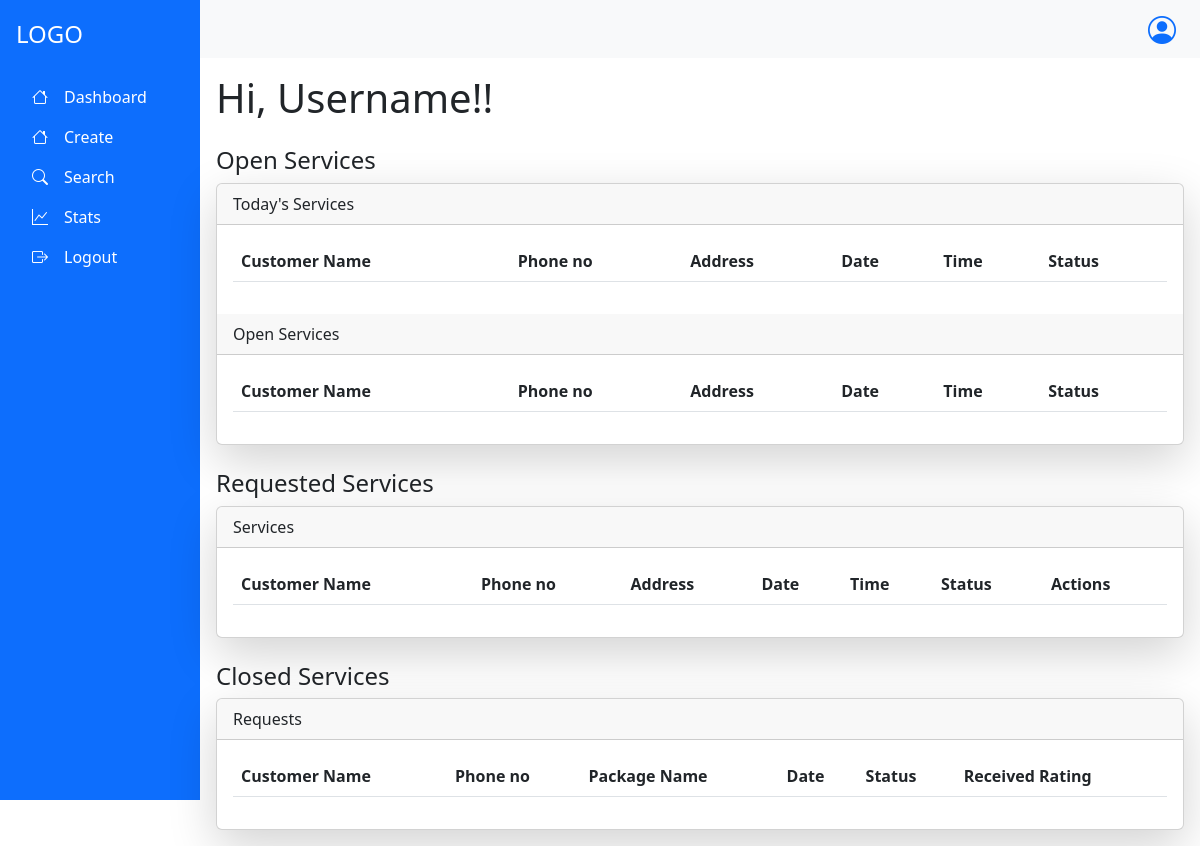
Page /serviceprovider/dashboard (signed in) on the earlier database version.
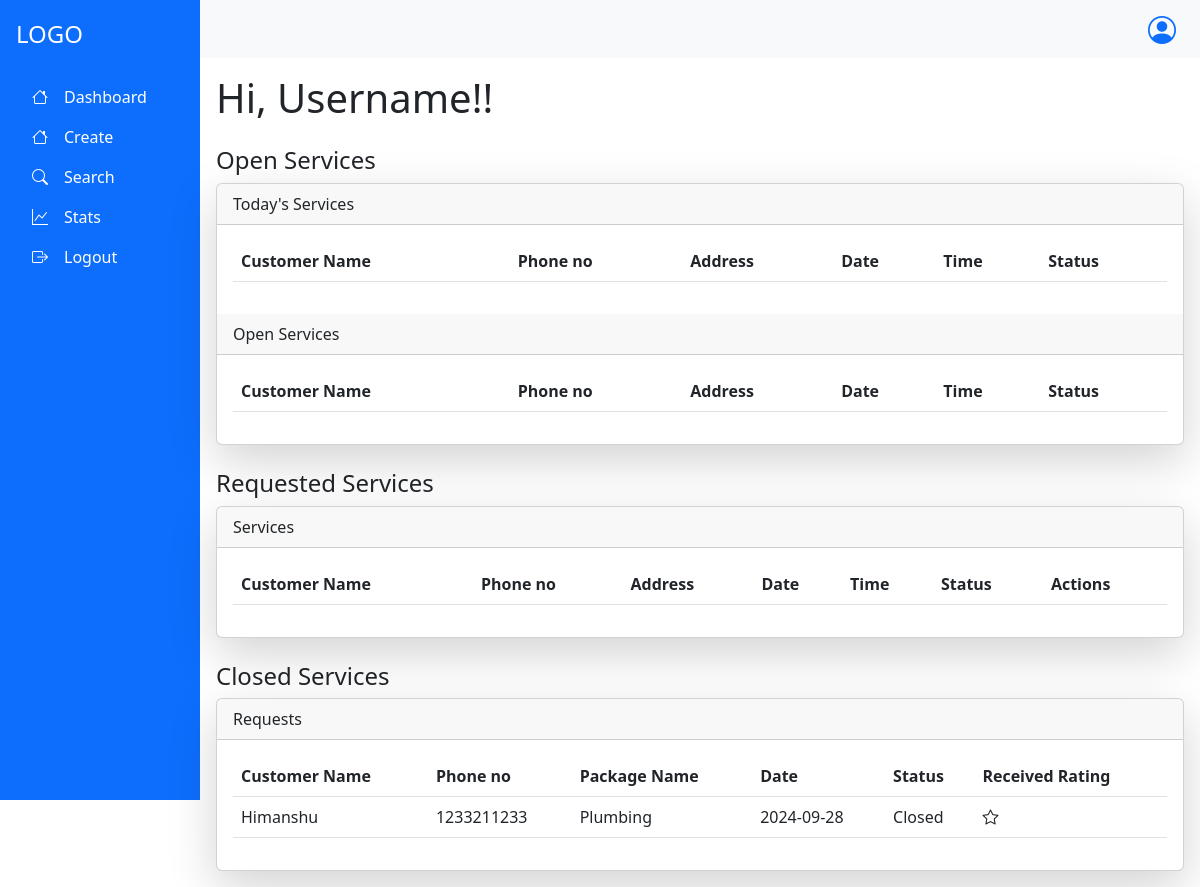
Same page on the later database version.
### app.py (models this page shows, shortened)
class Request(db.Model):
    __tablename__="request"
    r_id=db.Column(db.Integer, primary_key=True, autoincrement= True)
    sp_id=db.Column(db.Integer, db.ForeignKey("serviceprovider.sp_id"),nullable=False)
    c_id=db.Column(db.Integer, db.ForeignKey("customer.c_id"),nullable=False)
    p_id=db.Column(db.Integer, db.ForeignKey("package.p_id"),nullable=False)
    r_date=db.Column(db.String)
    r_time=db.Column(db.String)
    r_address=db.Column(db.String)
    r_city=db.Column(db.String)
    r_message=db.Column(db.String)
    r_status=db.Column(db.String)

class UserMixin:
    def __init__(self,utype):
        self.ut=utype

class Customer(db.Model,UserMixin):
    __tablename__="customer"
    c_id=db.Column(db.Integer, primary_key=True, autoincrement= True)
    c_name=db.Column(db.String,unique=True)
    c_address=db.Column(db.String)
    c_city=db.Column(db.String)
    c_email=db.Column(db.String,unique=True)
    c_password=db.Column(db.String)
    c_phone=db.Column(db.String)
    Sent_Request=db.relationship("Request",backref="cust")

class Package(db.Model):
    __tablename__="package"
    p_id=db.Column(db.Integer, primary_key=True, autoincrement= True)
    p_name=db.Column(db.String,unique=True)
    p_price=db.Column(db.Integer)
    p_description=db.Column(db.String)
    p_rating=db.Column(db.Integer)
    s_id=db.Column(db.Integer, db.ForeignKey("services.s_id"),nullable=False)
    sp_id=db.Column(db.Integer, db.ForeignKey("serviceprovider.sp_id"),nullable=False)
    req=db.relationship("Request",backref="pack")

### app.py (the view)
@app.route("/serviceprovider/dashboard", methods=["GET","POST"])
@login_required
def SPDashboard():
    if request.method=="GET" and "accept" in request.args:
        id=request.args.get("rid")
        r=db.session.query(Request).filter_by(r_id=id).first()
        r.r_status="Accepted"
        db.session.commit()
        return redirect("/serviceprovider/dashboard")
    elif request.method=="POST" and "reject" in request.args:
        id=request.args.get("rid")
        r=db.session.query(Request).filter_by(r_id=id).first()
        r.r_status="Rejected"
        db.session.commit()
        return redirect("/serviceprovider/dashboard")
    elif request.method=="GET":
        d=datetime.date.today()
        cd = d.strftime("%d-%m-%Y")
        r=db.session.query(Request).filter_by(sp_id=current_user.sp_id,r_date=cd,r_status="Accepted").all()
        Opser=db.session.query(Request).filter_by(sp_id=current_user.sp_id,r_status="Accepted").all()
        reqser=db.session.query(Request).filter_by(sp_id=current_user.sp_id,r_status="Requested").all()
        closeser=db.session.query(Request).filter_by(sp_id=current_user.sp_id,r_status="Closed").all()
        return render_template("/ServiceProvider/serviceprovider.html",todays_requests=r,open_services=Opser,requested_services=reqser,closed_services=closeser)

### app.py (called while the page is built)
@login_manager.user_loader
def load_user(user_id):
        utype,id=user_id.split("-")
        if utype=="c":
            return db.session.query(Customer).filter_by(c_id=id).first()
        elif utype=='sp':
            return db.session.query(ServiceProvider).filter_by(sp_id=id).first()
        else:
            return db.session.query(Admin).filter_by(admin_id=id).first()

### templates/ServiceProvider/serviceprovider.html (shortened to what this page needs)
{% extends "/ServiceProvider/serviceprovider_base.html" %}
{% block content %}
<h1 class="mb-4">Hi, Username!!</h1>
<h4 class="mt-4">Open Services</h4>
<div class="card shadow-lg">
<div class="card-header">
Today's Services
</div>
<div class="card-body">
<table class="table">
<thead>
    <tr>
      <th>Customer Name</th>
      <th>Phone no</th>
      <th>Address</th>
      <th>Date</th>
      <th>Time</th>
      <th>Status</th>
    </tr>
</thead>
</table>
</div>
<div class="card-header">
Open Services
</div>
<div class="card-body">
<table class="table">
<thead>
  <tr>
    <th>Customer Name</th>
    <th>Phone no</th>
    <th>Address</th>
    <th>Date</th>
    <th>Time</th>
    <th>Status</th>
  </tr>
</thead>
</table>
</div>
</div>
<h4 class="mt-4">Requested Services</h4>
<div class="card shadow-lg">
<div class="card-header">
Services
</div>
<div class="card-body">
<table class="table">
<thead>
    <tr>
        <th>Customer Name</th>
        <th>Phone no</th>
        <th>Address</th>
        <th>Date</th>
        <th>Time</th>
        <th>Status</th>
        <th>Actions</th>
    </tr>
</thead>
</table>
</div>
</div>
<h4 class="mt-4">Closed Services</h4>
<div class="card shadow-lg">
  <div class="card-header">
    Requests
  </div>
  <div class="card-body">
    <table class="table">
      <thead>
          <tr>
            <th>Customer Name</th>
            <th>Phone no</th>
            <th>Package Name</th>
            <th>Date</th>
            <th>Status</th>
            <th>Received Rating</th>
          </tr>
      </thead>
      <tbody>
        {% for request in closed_services %}
          <tr>
            <td>{{request.cust.c_name}}</td>
            <td>{{request.cust.c_phone}}</td>
            <td>{{request.pack.p_name}}</td>
            <td>{{request.r_date}}</td>
            <td>{{request.r_status}}</td>
              <td>
              <i class="bi bi-star"></i>
              </td>
          </tr>
        {% endfor %}
      </tbody>
    </table>
  </div>
</div>
{% endblock %}

Differences in the rows shown:
added Request: cust.c_name "Himanshu", cust.c_phone "1233211233", pack.p_name "Plumbing", r_date "2024-09-28", r_status "Closed"
